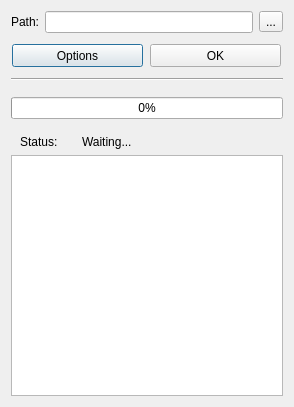
<?xml version="1.0" encoding="UTF-8"?>
<ui version="4.0">
 <class>winCopy</class>
 <widget class="QDialog" name="winCopy">
  <property name="windowModality">
   <enum>Qt::ApplicationModal</enum>
  </property>
  <property name="geometry">
   <rect>
    <x>0</x>
    <y>0</y>
    <width>294</width>
    <height>407</height>
   </rect>
  </property>
  <property name="sizePolicy">
   <sizepolicy hsizetype="Fixed" vsizetype="Fixed">
    <horstretch>0</horstretch>
    <verstretch>0</verstretch>
   </sizepolicy>
  </property>
  <property name="maximumSize">
   <size>
    <width>320</width>
    <height>407</height>
   </size>
  </property>
  <property name="focusPolicy">
   <enum>Qt::TabFocus</enum>
  </property>
  <property name="windowTitle">
   <string>File Import</string>
  </property>
  <layout class="QVBoxLayout" name="verticalLayout">
   <item>
    <layout class="QGridLayout" name="gridLayout">
     <item row="0" column="0">
      <widget class="QLabel" name="label">
       <property name="text">
        <string>Path:</string>
       </property>
      </widget>
     </item>
     <item row="0" column="1">
      <widget class="QLineEdit" name="pathInsert">
       <property name="sizePolicy">
        <sizepolicy hsizetype="Expanding" vsizetype="Fixed">
         <horstretch>0</horstretch>
         <verstretch>0</verstretch>
        </sizepolicy>
       </property>
      </widget>
     </item>
     <item row="0" column="2">
      <widget class="QToolButton" name="openFileBrowser">
       <property name="text">
        <string>...</string>
       </property>
      </widget>
     </item>
    </layout>
   </item>
   <item>
    <spacer name="verticalSpacer_3">
     <property name="orientation">
      <enum>Qt::Vertical</enum>
     </property>
     <property name="sizeType">
      <enum>QSizePolicy::Fixed</enum>
     </property>
     <property name="sizeHint" stdset="0">
      <size>
       <width>20</width>
       <height>5</height>
      </size>
     </property>
    </spacer>
   </item>
   <item>
    <layout class="QHBoxLayout" name="horizontalLayout">
     <item>
      <widget class="QPushButton" name="options">
       <property name="sizePolicy">
        <sizepolicy hsizetype="Fixed" vsizetype="Fixed">
         <horstretch>0</horstretch>
         <verstretch>0</verstretch>
        </sizepolicy>
       </property>
       <property name="minimumSize">
        <size>
         <width>131</width>
         <height>23</height>
        </size>
       </property>
       <property name="maximumSize">
        <size>
         <width>131</width>
         <height>23</height>
        </size>
       </property>
       <property name="text">
        <string>Options</string>
       </property>
      </widget>
     </item>
     <item>
      <widget class="QPushButton" name="confirmButton">
       <property name="enabled">
        <bool>true</bool>
       </property>
       <property name="minimumSize">
        <size>
         <width>131</width>
         <height>23</height>
        </size>
       </property>
       <property name="maximumSize">
        <size>
         <width>131</width>
         <height>23</height>
        </size>
       </property>
       <property name="text">
        <string>OK</string>
       </property>
      </widget>
     </item>
    </layout>
   </item>
   <item>
    <spacer name="verticalSpacer_4">
     <property name="orientation">
      <enum>Qt::Vertical</enum>
     </property>
     <property name="sizeType">
      <enum>QSizePolicy::Fixed</enum>
     </property>
     <property name="sizeHint" stdset="0">
      <size>
       <width>20</width>
       <height>5</height>
      </size>
     </property>
    </spacer>
   </item>
   <item>
    <widget class="Line" name="line">
     <property name="orientation">
      <enum>Qt::Horizontal</enum>
     </property>
    </widget>
   </item>
   <item>
    <spacer name="verticalSpacer_2">
     <property name="orientation">
      <enum>Qt::Vertical</enum>
     </property>
     <property name="sizeType">
      <enum>QSizePolicy::Fixed</enum>
     </property>
     <property name="sizeHint" stdset="0">
      <size>
       <width>20</width>
       <height>10</height>
      </size>
     </property>
    </spacer>
   </item>
   <item>
    <widget class="QProgressBar" name="progressBar">
     <property name="sizePolicy">
      <sizepolicy hsizetype="Expanding" vsizetype="Fixed">
       <horstretch>0</horstretch>
       <verstretch>0</verstretch>
      </sizepolicy>
     </property>
     <property name="value">
      <number>0</number>
     </property>
    </widget>
   </item>
   <item>
    <spacer name="verticalSpacer">
     <property name="orientation">
      <enum>Qt::Vertical</enum>
     </property>
     <property name="sizeType">
      <enum>QSizePolicy::Fixed</enum>
     </property>
     <property name="sizeHint" stdset="0">
      <size>
       <width>20</width>
       <height>10</height>
      </size>
     </property>
    </spacer>
   </item>
   <item>
    <layout class="QHBoxLayout" name="horizontalLayout_2">
     <item>
      <widget class="QLabel" name="label_2">
       <property name="maximumSize">
        <size>
         <width>47</width>
         <height>13</height>
        </size>
       </property>
       <property name="text">
        <string>Status:</string>
       </property>
      </widget>
     </item>
     <item>
      <widget class="QLabel" name="state_label">
       <property name="sizePolicy">
        <sizepolicy hsizetype="Expanding" vsizetype="Fixed">
         <horstretch>0</horstretch>
         <verstretch>0</verstretch>
        </sizepolicy>
       </property>
       <property name="maximumSize">
        <size>
         <width>191</width>
         <height>16</height>
        </size>
       </property>
       <property name="text">
        <string>Waiting...</string>
       </property>
      </widget>
     </item>
    </layout>
   </item>
   <item>
    <widget class="QPlainTextEdit" name="state_detail">
     <property name="readOnly">
      <bool>true</bool>
     </property>
    </widget>
   </item>
  </layout>
 </widget>
 <resources/>
 <connections/>
</ui>
